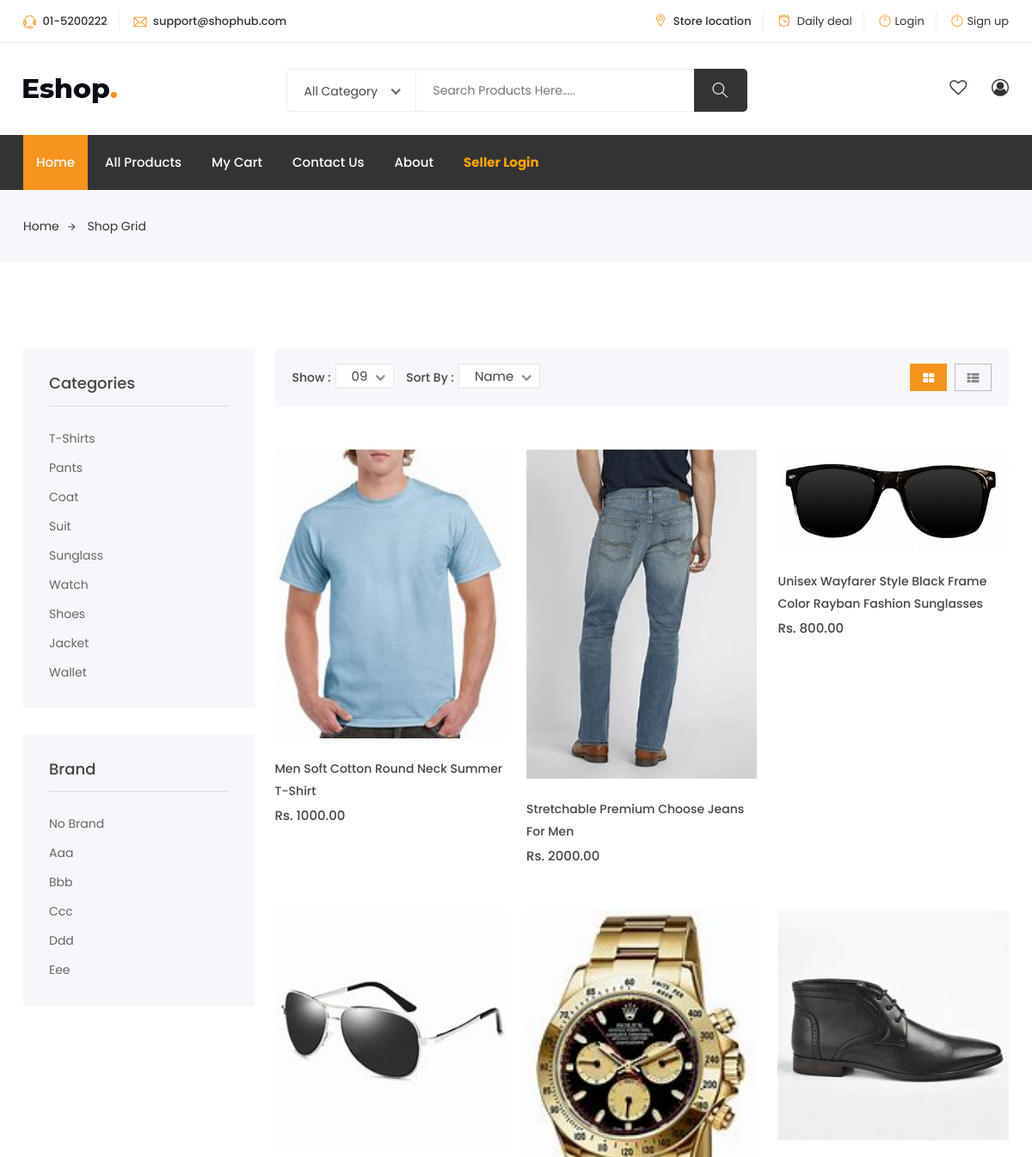
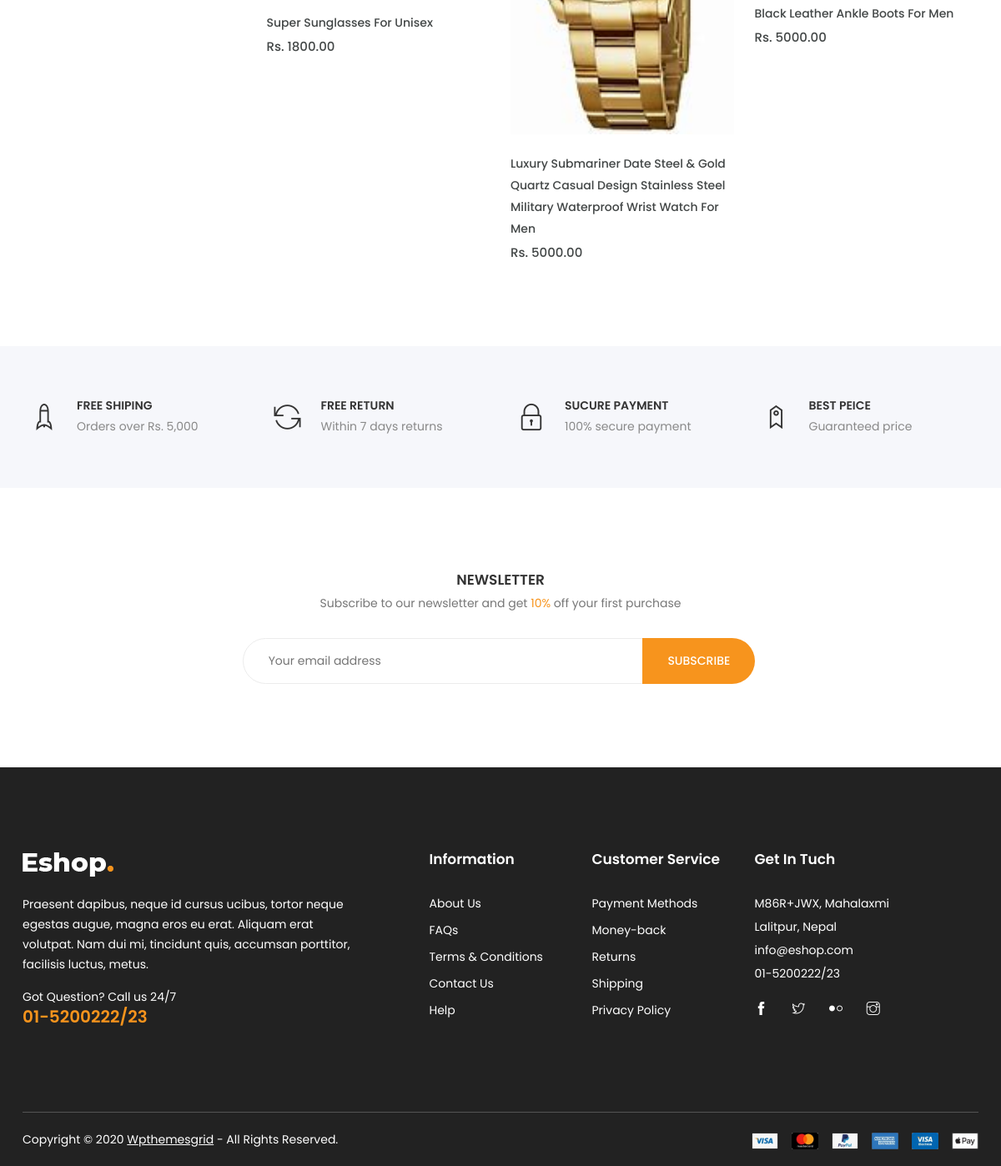
The page /shop-grid/ on the database its author committed (2 pictures, top to bottom).
### shop_app/models.py (models this page shows, shortened)
class TimeStampModel(models.Model):
    created_at = models.DateTimeField(auto_now_add=True)
    updated_at = models.DateTimeField(auto_now=True)
    class Meta:
        abstract = True  # no table for this model

class Category(TimeStampModel):
    name = models.CharField(max_length=50)

class Brand(TimeStampModel):
    name = models.CharField(max_length=50)

class Item(TimeStampModel):
    STATUS_CHOICES = [
        ("in stock", "In Stock"),
        ("out of stock", "Out of Stock"),
    ]
    name = models.CharField(max_length=200)
    detail = models.TextField()
    price = models.DecimalField(max_digits=10, decimal_places=2)
    discont_percent = models.DecimalField(max_digits=4, decimal_places=2)
    featured_image = models.ImageField(upload_to="item_images/%Y/%m/%d", blank=False)
    other_image = models.ImageField(upload_to="item_images/%Y/%m/%d", blank=False)
    target_customer = models.ManyToManyField(TargetCustomer)
    seller = models.ForeignKey("auth.User", on_delete=models.CASCADE)
    listed_at = models.DateTimeField(null=True, blank=True)
    status = models.CharField(max_length=20, choices=STATUS_CHOICES, default="in stock")
    views_count = models.PositiveBigIntegerField(default=0)
    category = models.ForeignKey(Category, on_delete=models.CASCADE)
    brand = models.ForeignKey(Brand, on_delete=models.CASCADE)
    trending_items_category = models.ForeignKey(TrendingItemCategory, default=1 ,on_delete=models.CASCADE)

### shop_app/views.py (the view)
# urls.py: path("shop-grid/", ShopGrid.as_view(), name="shop-grid"),
class ShopGrid(ListView):
    template_name = "eshop/shop_grid.html"
    model = Item
    context_object_name = "items"
    queryset = Item.objects.all()
    def get_context_data(self, **kwargs):
        context = super().get_context_data(**kwargs)
        context["brands"] = Brand.objects.all()[:6]
        context["categories"] = Category.objects.all()
        return context

### shop_app/navigation.py (called while the page is built)
def navigation(request):
    categories = Category.objects.all()
    brands = Brand.objects.all()
    return {
        "categories": categories,
        "brands": brands,
    }

### templates/eshop/shop_grid.html (shortened to what this page needs)
{% extends 'eshop/base.html' %}
{% load static %}
{% block content %}
<div class="breadcrumbs">
	<div class="container">
		<div class="row">
			<div class="col-12">
				<div class="bread-inner">
					<ul class="bread-list">
						<li><a href="/">Home<i class="ti-arrow-right"></i></a></li>
						<li class="active"><a href="blog-single.html">Shop Grid</a></li>
					</ul>
				</div>
			</div>
		</div>
	</div>
</div>
<section class="product-area shop-sidebar shop section">
	<div class="container">
		<div class="row">
			<div class="col-lg-3 col-md-4 col-12">
				<div class="shop-sidebar">
					<div class="single-widget category">
						<h3 class="title">Categories</h3>
						<ul class="categor-list">
							{% for category in categories %}
							<li><a href="{% url 'item-by-category' category.pk %}">{{ category.name|title }}</a></li>
							{% endfor %}
						</ul>
					</div>
					<div class="single-widget category">
						<h3 class="title">Brand</h3>
						<ul class="categor-list">
							{% for brand in brands %}
							<li><a href="{% url 'item-by-brand' brand.pk %}">{{ brand.name|title }}</a></li>
							{% endfor %}
						</ul>
					</div>
				</div>
			</div>
			<div class="col-lg-9 col-md-8 col-12">
				<div class="row">
					<div class="col-12">
						<div class="shop-top">
							<div class="shop-shorter">
								<div class="single-shorter">
									<label>Show :</label>
								</div>
								<div class="single-shorter">
									<label>Sort By :</label>
								</div>
							</div>
							<ul class="view-mode">
								<li class="active"><a href="shop-grid.html"><i class="fa fa-th-large"></i></a></li>
								<li><a href="shop-list.html"><i class="fa fa-th-list"></i></a></li>
							</ul>
						</div>
					</div>
				</div>
				<div class="row">
					{% for item in items %}
					<div class="col-lg-4 col-md-6 col-12">
						<div class="single-product">
							<div class="product-img">
								<a href="{% url 'detail' item.pk %}">
									<img class="default-img" src="{{ item.featured_image.url }}" alt="#">
								</a>
								<div class="button-head">
									<div class="product-action">
									</div>
								</div>
							</div>
							<div class="product-content">
								<h3><a href="{% url 'detail' item.pk %}">{{ item.name }}</a></h3>
								<div class="product-price">
									<span>Rs. {{ item.price }}</span>
								</div>
							</div>
						</div>
					</div>
					{% endfor %}
				</div>
			</div>
		</div>
	</div>
</section>
{% include 'eshop/shop_services_area.html' %}
{% include 'eshop/newsletter.html' %}
{% endblock content %}

### rows shown on the page
Category: name "T-Shirts"
Category: name "Pants"
Category: name "Coat"
Category: name "Suit"
Category: name "Sunglass"
Category: name "Watch"
Category: name "Shoes"
Category: name "Jacket"
Category: name "Wallet"
Brand: name "No Brand"
Brand: name "Aaa"
Brand: name "Bbb"
Brand: name "Ccc"
Brand: name "Ddd"
Brand: name "Eee"
Item: featured_image (picture), name "Men Soft Cotton Round Neck Summer T-Shirt", price "1000.00"
Item: featured_image (picture), name "Stretchable Premium Choose Jeans For Men", price "2000.00"
Item: featured_image (picture), name "Unisex Wayfarer Style Black Frame Color Rayban Fashion Sunglasses", price "800.00"
Item: featured_image (picture), name "Super Sunglasses For Unisex", price "1800.00"
Item: featured_image (picture), name "Luxury Submariner Date Steel & Gold Quartz Casual Design Stainless Steel Military Waterproof Wrist Watch For Men", price "5000.00"
Item: featured_image (picture), name "Black Leather Ankle Boots For Men", price "5000.00"
